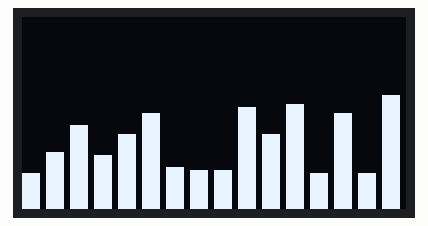
This sketch was run on a simulated Arduino Uno, built with avr-gcc and run on an emulated ATmega328P. Shown: 128×64 one-colour display. Random numbers use the default seed unless the sketch sets one.

Above: at 0.07 s.
At 5.05 s:
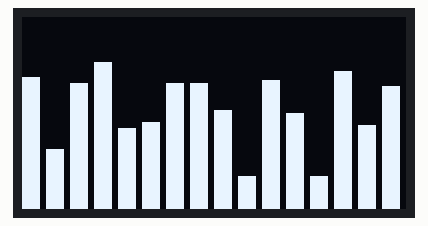
At 10.02 s:
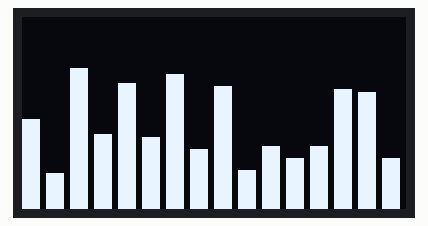
At 19.98 s:
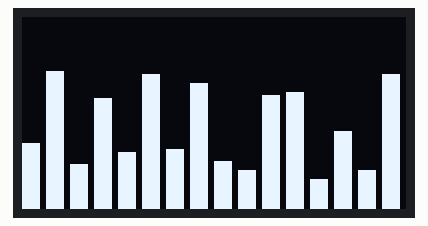
At 29.94 s:
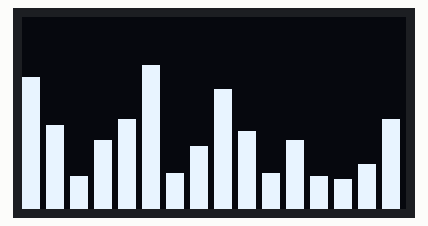
At 39.94 s:
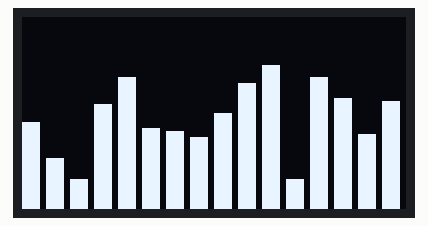

The sketch:

sonido_animacion_3.ino
```cpp
#include <Wire.h>
#include <Adafruit_GFX.h>
#include <Adafruit_SSD1306.h>
#include <math.h>

#define SCREEN_WIDTH 128
#define SCREEN_HEIGHT 64
#define OLED_ADDRESS 0x3C

Adafruit_SSD1306 display(SCREEN_WIDTH, SCREEN_HEIGHT, &Wire, -1);

// Configuración del espectro
#define NUM_BARS 16  // Número de barras en el espectro
int spectrum[NUM_BARS];  // Altura de cada barra

void setup() {
    Serial.begin(115200);

    if (!display.begin(SSD1306_SWITCHCAPVCC, OLED_ADDRESS)) {
        Serial.println(F("Error al iniciar pantalla OLED"));
        for (;;);
    }

    display.clearDisplay();

    // Inicializar las barras del espectro con valores aleatorios
    for (int i = 0; i < NUM_BARS; i++) {
        spectrum[i] = random(5, 40);
    }
}

void drawSpectrum() {
    int barWidth = SCREEN_WIDTH / NUM_BARS;  // Ancho de cada barra

    for (int i = 0; i < NUM_BARS; i++) {
        int x = i * barWidth;
        int height = spectrum[i];

        // Dibujar la barra rellena
        display.fillRect(x, SCREEN_HEIGHT - height, barWidth - 2, height, SSD1306_WHITE);

        // Variar la altura suavemente para simular cambios de frecuencia
        spectrum[i] = random(10, 50);
    }
}

void loop() {
    display.clearDisplay();

    drawSpectrum();  // Dibujar el espectro animado

    display.display();
    delay(50);  // Velocidad de actualización rápida
}
```
